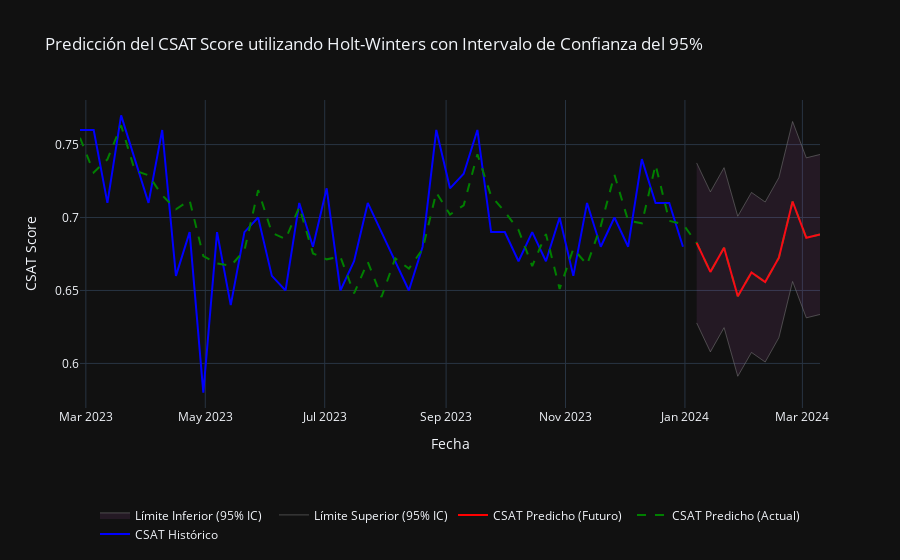

Notebook cell for this chart:
### Code cell
### VISUALIZACIÓN DEL MODELO HOLT-WINTERS

import plotly.graph_objects as go

# Crear la figura
fig = go.Figure()

# Agregar los valores históricos
fig.add_trace(go.Scatter(
    x=combined_df.index,
    y=combined_df['CSAT_Historico'],
    mode='lines',
    name='CSAT Histórico',
    line=dict(color='blue')
))

# Agregar los valores predichos para los datos históricos
fig.add_trace(go.Scatter(
    x=combined_df.index,
    y=combined_df['CSAT_Predicho'],
    mode='lines',
    name='CSAT Predicho (Actual)',
    line=dict(color='green', dash='dash')
))

# Agregar las predicciones futuras
fig.add_trace(go.Scatter(
    x=forecast_ci_df.index,
    y=forecast_ci_df['CSAT_Predicho'],
    mode='lines',
    name='CSAT Predicho (Futuro)',
    line=dict(color='red')
))

# Agregar el intervalo de confianza del 95%
fig.add_trace(go.Scatter(
    x=forecast_ci_df.index,
    y=forecast_ci_df['CI_Upper'],
    mode='lines',
    name='Límite Superior (95% IC)',
    line=dict(color='gray', width=0.5)
))
fig.add_trace(go.Scatter(
    x=forecast_ci_df.index,
    y=forecast_ci_df['CI_Lower'],
    mode='lines',
    name='Límite Inferior (95% IC)',
    line=dict(color='gray', width=0.5),
    fill='tonexty',
    fillcolor='rgba(200, 100, 200, 0.1)'
))

# Personalizar el gráfico
fig.update_layout(
    title='Predicción del CSAT Score utilizando Holt-Winters con Intervalo de Confianza del 95%',
    xaxis_title='Fecha',
    yaxis_title='CSAT Score',
    hovermode='x unified',
    template="plotly_dark",
    legend=dict(
        orientation="h",
        y=-0.3,
        x=0.5,
        xanchor="center"
    ),
    showlegend=True
)

# Mostrar el gráfico
fig.show()

### Figure 1 — Plotly figure (JSON) as saved in the notebook; plotly's stock layout.template omitted (floating-point values rounded to 4 significant figures)
{"data": [{"line": {"color": "blue"}, "mode": "lines", "name": "CSAT Histórico", "type": "scatter", "x": ["2023-02-26T00:00:00", "2023-03-05T00:00:00", "2023-03-12T00:00:00", "2023-03-19T00:00:00", "2023-03-26T00:00:00", "2023-04-02T00:00:00", "2023-04-09T00:00:00", "2023-04-16T00:00:00", "2023-04-23T00:00:00", "2023-04-30T00:00:00", "2023-05-07T00:00:00", "2023-05-14T00:00:00", "2023-05-21T00:00:00", "2023-05-28T00:00:00", "2023-06-04T00:00:00", "2023-06-11T00:00:00", "2023-06-18T00:00:00", "2023-06-25T00:00:00", "2023-07-02T00:00:00", "2023-07-09T00:00:00", "2023-07-16T00:00:00", "2023-07-23T00:00:00", "2023-07-30T00:00:00", "2023-08-06T00:00:00", "2023-08-13T00:00:00", "2023-08-20T00:00:00", "2023-08-27T00:00:00", "2023-09-03T00:00:00", "2023-09-10T00:00:00", "2023-09-17T00:00:00", "2023-09-24T00:00:00", "2023-10-01T00:00:00", "2023-10-08T00:00:00", "2023-10-15T00:00:00", "2023-10-22T00:00:00", "2023-10-29T00:00:00", "2023-11-05T00:00:00", "2023-11-12T00:00:00", "2023-11-19T00:00:00", "2023-11-26T00:00:00", "2023-12-03T00:00:00", "2023-12-10T00:00:00", "2023-12-17T00:00:00", "2023-12-24T00:00:00", "2023-12-31T00:00:00", "2024-01-07T00:00:00", "2024-01-14T00:00:00", "2024-01-21T00:00:00", "2024-01-28T00:00:00", "2024-02-04T00:00:00", "2024-02-11T00:00:00", "2024-02-18T00:00:00", "2024-02-25T00:00:00", "2024-03-03T00:00:00", "2024-03-10T00:00:00"], "y": [0.76, 0.76, 0.71, 0.77, 0.74, 0.71, 0.76, 0.66, 0.69, 0.58, 0.69, 0.64, 0.69, 0.7, 0.66, 0.65, 0.71, 0.68, 0.72, 0.65, 0.67, 0.71, 0.69, 0.67, 0.65, 0.68, 0.76, 0.72, 0.73, 0.76, 0.69, 0.69, 0.67, 0.69, 0.67, 0.7, 0.66, 0.71, 0.68, 0.7, 0.68, 0.74, 0.71, 0.71, 0.68, NaN, NaN, NaN, NaN, NaN, NaN, NaN, NaN, NaN, NaN]}, {"line": {"color": "green", "dash": "dash"}, "mode": "lines", "name": "CSAT Predicho (Actual)", "type": "scatter", "x": ["2023-02-26T00:00:00", "2023-03-05T00:00:00", "2023-03-12T00:00:00", "2023-03-19T00:00:00", "2023-03-26T00:00:00", "2023-04-02T00:00:00", "2023-04-09T00:00:00", "2023-04-16T00:00:00", "2023-04-23T00:00:00", "2023-04-30T00:00:00", "2023-05-07T00:00:00", "2023-05-14T00:00:00", "2023-05-21T00:00:00", "2023-05-28T00:00:00", "2023-06-04T00:00:00", "2023-06-11T00:00:00", "2023-06-18T00:00:00", "2023-06-25T00:00:00", "2023-07-02T00:00:00", "2023-07-09T00:00:00", "2023-07-16T00:00:00", "2023-07-23T00:00:00", "2023-07-30T00:00:00", "2023-08-06T00:00:00", "2023-08-13T00:00:00", "2023-08-20T00:00:00", "2023-08-27T00:00:00", "2023-09-03T00:00:00", "2023-09-10T00:00:00", "2023-09-17T00:00:00", "2023-09-24T00:00:00", "2023-10-01T00:00:00", "2023-10-08T00:00:00", "2023-10-15T00:00:00", "2023-10-22T00:00:00", "2023-10-29T00:00:00", "2023-11-05T00:00:00", "2023-11-12T00:00:00", "2023-11-19T00:00:00", "2023-11-26T00:00:00", "2023-12-03T00:00:00", "2023-12-10T00:00:00", "2023-12-17T00:00:00", "2023-12-24T00:00:00", "2023-12-31T00:00:00", "2024-01-07T00:00:00", "2024-01-14T00:00:00", "2024-01-21T00:00:00", "2024-01-28T00:00:00", "2024-02-04T00:00:00", "2024-02-11T00:00:00", "2024-02-18T00:00:00", "2024-02-25T00:00:00", "2024-03-03T00:00:00", "2024-03-10T00:00:00"], "y": [0.7546, 0.7309, 0.7398, 0.7631, 0.7323, 0.7289, 0.7153, 0.7056, 0.7118, 0.6735, 0.6686, 0.6669, 0.6775, 0.7188, 0.6896, 0.6852, 0.7072, 0.6754, 0.6713, 0.6731, 0.648, 0.6696, 0.6455, 0.672, 0.665, 0.6783, 0.7171, 0.702, 0.7084, 0.7434, 0.7148, 0.704, 0.6915, 0.6667, 0.6887, 0.6511, 0.6786, 0.6678, 0.6941, 0.7294, 0.6978, 0.696, 0.7361, 0.6977, 0.6954, 0.6826, 0.6627, 0.6794, 0.646, 0.6624, 0.6558, 0.6725, 0.711, 0.6861, 0.6884]}, {"line": {"color": "red"}, "mode": "lines", "name": "CSAT Predicho (Futuro)", "type": "scatter", "x": ["2024-01-07T00:00:00", "2024-01-14T00:00:00", "2024-01-21T00:00:00", "2024-01-28T00:00:00", "2024-02-04T00:00:00", "2024-02-11T00:00:00", "2024-02-18T00:00:00", "2024-02-25T00:00:00", "2024-03-03T00:00:00", "2024-03-10T00:00:00"], "y": [0.6826, 0.6627, 0.6794, 0.646, 0.6624, 0.6558, 0.6725, 0.711, 0.6861, 0.6884]}, {"line": {"color": "gray", "width": 0.5}, "mode": "lines", "name": "Límite Superior (95% IC)", "type": "scatter", "x": ["2024-01-07T00:00:00", "2024-01-14T00:00:00", "2024-01-21T00:00:00", "2024-01-28T00:00:00", "2024-02-04T00:00:00", "2024-02-11T00:00:00", "2024-02-18T00:00:00", "2024-02-25T00:00:00", "2024-03-03T00:00:00", "2024-03-10T00:00:00"], "y": [0.7374, 0.7176, 0.7342, 0.7009, 0.7172, 0.7106, 0.7274, 0.7658, 0.7409, 0.7432]}, {"fill": "tonexty", "fillcolor": "rgba(200, 100, 200, 0.1)", "line": {"color": "gray", "width": 0.5}, "mode": "lines", "name": "Límite Inferior (95% IC)", "type": "scatter", "x": ["2024-01-07T00:00:00", "2024-01-14T00:00:00", "2024-01-21T00:00:00", "2024-01-28T00:00:00", "2024-02-04T00:00:00", "2024-02-11T00:00:00", "2024-02-18T00:00:00", "2024-02-25T00:00:00", "2024-03-03T00:00:00", "2024-03-10T00:00:00"], "y": [0.6277, 0.6079, 0.6245, 0.5912, 0.6075, 0.601, 0.6177, 0.6562, 0.6313, 0.6336]}], "layout": {"hovermode": "x unified", "legend": {"orientation": "h", "x": 0.5, "xanchor": "center", "y": -0.3}, "showlegend": true, "title": {"text": "Predicción del CSAT Score utilizando Holt-Winters con Intervalo de Confianza del 95%"}, "xaxis": {"title": {"text": "Fecha"}}, "yaxis": {"title": {"text": "CSAT Score"}}}}
